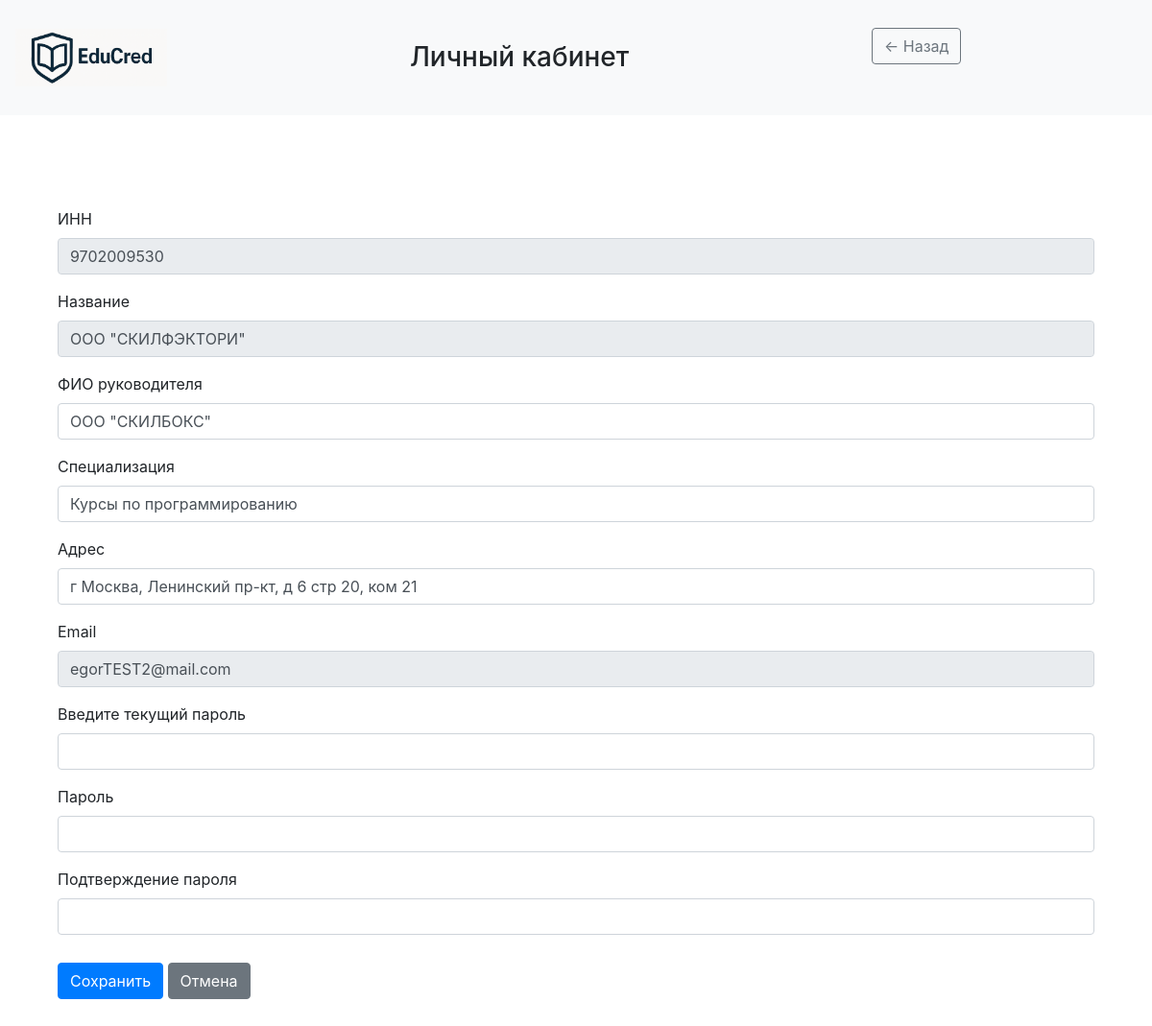
Screenshot of /profile (signed in) with the database file from the repository.
### data/Employers.py (models this page shows)
class Employer(SqlAlchemyBase, UserMixin, SerializerMixin):
    __tablename__ = "employers"
    id = sqlalchemy.Column(sqlalchemy.Integer, primary_key=True, autoincrement=True)
    user_id = sqlalchemy.Column(sqlalchemy.Integer, sqlalchemy.ForeignKey("users.id"))
    INN = sqlalchemy.Column(sqlalchemy.Integer, nullable=False)
    title = sqlalchemy.Column(sqlalchemy.String, nullable=True)
    address = sqlalchemy.Column(sqlalchemy.String, nullable=True)
    boss_nsp = sqlalchemy.Column(sqlalchemy.String, nullable=True)
    phone_num = sqlalchemy.Column(sqlalchemy.String, nullable=True)
    scope = sqlalchemy.Column(sqlalchemy.String, nullable=True)
    user = orm.relationship("User", back_populates="employer")

### data/Users.py (models this page shows, shortened)
class User(SqlAlchemyBase, UserMixin, SerializerMixin):
    __tablename__ = "users"
    id = sqlalchemy.Column(sqlalchemy.Integer, primary_key=True, autoincrement=True)
    email = sqlalchemy.Column(sqlalchemy.String, index=True, unique=True, nullable=True)
    hashed_password = sqlalchemy.Column(sqlalchemy.String, nullable=True)
    role = sqlalchemy.Column(sqlalchemy.String, nullable=True)
    university = orm.relationship("University", back_populates="user", uselist=False)
    employer = orm.relationship("Employer", back_populates="user", uselist=False)
    student = orm.relationship("Student", back_populates="user", uselist=False)

### server.py (the view, shortened to what this page needs)
@app.route('/profile', methods=['GET', 'POST'])
@login_required
def profile():
    try:
        db_sess = db_session.create_session()
        user = db_sess.query(User).get(current_user.id)
        born = ''
        if user.role == 'student':
            profile = db_sess.query(Student).filter_by(user_id=user.id).first()
            born = profile.born.strftime('%d.%m.%Y')
            form = StudentProfileForm(obj=profile)
        elif user.role == 'employer':
            profile = db_sess.query(Employer).filter_by(user_id=user.id).first()
            form = EmployerProfileForm(obj=profile)
        form.email.data = user.email
        return render_template('profile.html', form=form, role=user.role, title='Личный кабинет', user=user,
                               style=url_for('static', filename='css/style.css'), born=born)
    except Exception as e:
        flash(f'Произошла неизвестная ошибка, попробуйте ещё раз', 'danger')
        app.logger.error(e)
        return render_template('home.html', token=None, result=None, university=None, title='Главная')

### data/ProfileForms.py
class EmployerProfileForm(FlaskForm):
    INN = StringField('ИНН', render_kw={'readonly': True, 'class': 'form-control-plaintext'})
    title = StringField('Название', render_kw={'readonly': True, 'class': 'form-control-plaintext'})
    boss_nsp = StringField('ФИО руководителя', validators=[Optional()])
    scope = StringField('Специализация', validators=[Optional()])
    address = StringField('Адрес', validators=[Optional()])
    email = StringField(
        'Email',
        render_kw={'readonly': True, 'class': 'form-control-plaintext'},
        validators=[Email()]
    )
    current_password = PasswordField("Введите текущий пароль", validators=[DataRequired()])
    new_password = PasswordField('Пароль', validators=[Optional(), password_complexity])
    new_password_confirm = PasswordField('Подтверждение пароля', validators=[
        EqualTo('new_password', message="Пароли не совпадают")
    ])
    submit = SubmitField('Сохранить')

### data/db_session.py (called while the page is built)
def create_session() -> Session:
    global __factory
    return __factory()

### server.py (called while the page is built)
@login_manager.user_loader
def load_user(user_id):
    db_sess = db_session.create_session()
    return db_sess.query(User).get(user_id)

### templates/profile.html (shortened to what this page needs)
<html lang="ru">
<head>
    <link rel="stylesheet" type="text/css" href="{{ style }}"/>
    <link
            rel="stylesheet"
            href="https://stackpath.bootstrapcdn.com/bootstrap/4.4.1/css/bootstrap.min.css"
    >
</head>
<body>
<header>
    <nav class="navbar navbar-light bg-light">
        <a class="navbar-brand" href="{{ url_for('home') }}">
            <img src="{{ url_for('static', filename='images/EduCred_logo.png') }}"
                 alt="EduCred"
                 height="60">
        </a>
        <h3 class="mb-0">Личный кабинет</h3>
        <aside class="col-3 bg-light border-end p-3 d-flex flex-column">
            <div class="d-flex align-items-center mb-4">
                <a href="{{ url_for('workspace') }}" class="btn btn-outline-secondary me-3">← Назад</a>
            </div>
        </aside>
    </nav>
</header>
<div class="container py-5">
    <div class="container py-5">
        <form method="POST">
            <div>
                {% for field in form if field.name != 'csrf_token' and field.name != 'submit' %}
                <div class="mb-3">
                    {{ field.label(class_="form-label") }}
                    {% if field.name != 'born' %}
                    {{ field(class_="form-control") }}
                    {% else %}
                    <input class="form-control" id="born" name="born" required type="text"
                           value="{{ born }}">
                    {% endif %}
                </div>
                {% endfor %}
            </div>
            <div class="mt-4">
                {{ form.submit(class_="btn btn-primary") }}
                <a href="{{ url_for('profile') }}" class="btn btn-secondary ms-2">Отмена</a>
            </div>
        </form>
    </div>
</div>
</body>
</html>

### static/css/style.css (style rules this page uses)
.btn { display: inline-block; padding: 6px 12px; margin: 5px 0; font-size: 16px; font-weight: bold; background-color: #4CAF50; color: white; border: none; text-decoration: none; cursor: pointer; border-radius: 4px; }
.container { max-width: 900px; margin: 0 auto; padding: 20px; }
.d-flex { display: flex; }

### rows the page displays
Employer: INN "9702009530" "ООО \"СКИЛФЭКТОРИ\"" "ООО \"СКИЛБОКС\"" "Курсы по программированию" "г Москва, Ленинский пр-кт, д 6 стр 20, ком 21"
User: email "egorTEST2@mail.com"

### other values shown
{{ field.label(class_="form-label") }} "ИНН" "Название" "ФИО руководителя" "Специализация" "Адрес" "Email" "Введите текущий пароль" "Пароль" "Подтверждение пароля"
